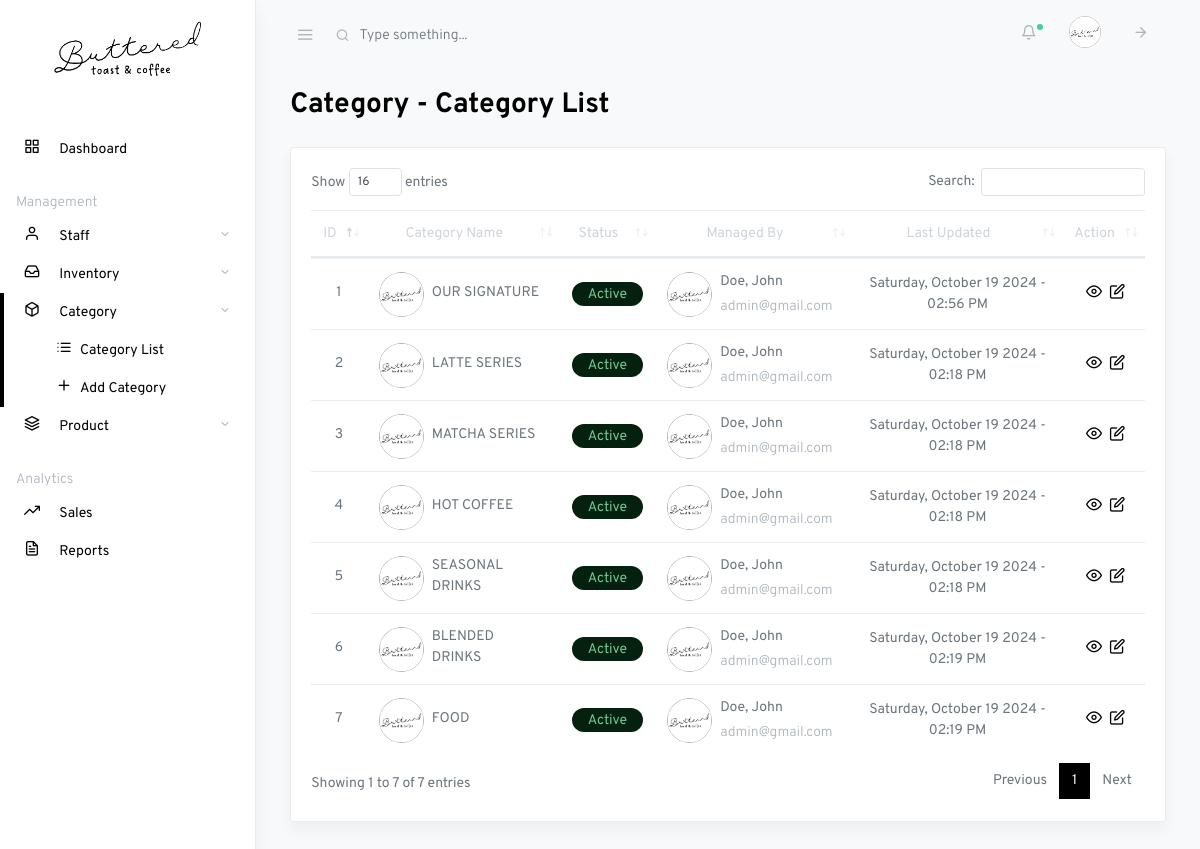
Page /owner-category-list.php (signed in) on the committed database.
### tables this page shows
CREATE TABLE `owner` (
  `owner_id` int(11) NOT NULL,
  `username` varchar(50) NOT NULL,
  `password` varchar(255) NOT NULL,
  `email` text NOT NULL,
  `firstname` text NOT NULL,
  `lastname` text NOT NULL,
  `contact_number` text NOT NULL,
  `photo` text NOT NULL,
  `account_created` timestamp(6) NOT NULL DEFAULT current_timestamp(6) ON UPDATE current_timestamp(6)
);

CREATE TABLE `category` (
  `category_id` int(11) NOT NULL,
  `owner_id` int(11) NOT NULL,
  `category_name` text NOT NULL,
  `status` int(1) NOT NULL,
  `photo` text NOT NULL,
  `last_updated` timestamp(6) NOT NULL DEFAULT current_timestamp(6) ON UPDATE current_timestamp(6)
);

### owner-category-list.php (the view, shortened to what this page needs)
<?php
$active_page = "category";
?>
<!DOCTYPE html>
<html lang="en">
<head>
    <?php include 'partials/header.php'; ?>
    <link rel="stylesheet" href="css/dataTables.bootstrap4.css">
</head>
<body class="vertical  light">
    <div class="wrapper">
        <?php include 'partials/owner-navbar.php'; ?>
        <main role="main" class="main-content">
            <div class="container-fluid">
                <div class="row justify-content-center">
                    <div class="col-12">
                        <h2 class="page-title">Category - Category List</h2>
                        <div class="row my-4">
                            <div class="col-md-12">
                                <div class="card shadow">
                                    <div class="card-body">
                                        <table class="table datatables" id="dataTable-1">
                                            <thead>
                                                <tr class="text-center">
                                                    <th>ID</th>
                                                    <th>Category Name</th>
                                                    <th>Status</th>
                                                    <th>Managed By</th>
                                                    <th>Last Updated</th>
                                                    <th>Action</th>
                                                </tr>
                                            </thead>
                                            <tbody>
                                                <?php
                                                $sql1 = "SELECT * FROM category";
                                                $r = mysqli_query($link, $sql1);
                                                if ($r->num_rows > 0) {
                                                    while ($row1 = mysqli_fetch_assoc($r)) {
                                                        $owner_id = $row1['owner_id'];
                                                        $sql3 = "SELECT * FROM owner WHERE owner_id = $owner_id";
                                                        $result3 = mysqli_query($link, $sql3);
                                                        $row3 = mysqli_fetch_assoc($result3);
                                                        ?>
                                                        <tr class="text-center">
                                                            <td>
                                                                <p class="fw-normal mb-1">
                                                                    <?php echo $row1['category_id']; ?>
                                                                </p>
                                                            </td>
                                                            <td>
                                                                <div class="d-flex align-items-center">
                                                                    <img src="storage/category/<?php if ($row1["photo"] != "") {
                                                                        echo $row1["photo"];
                                                                    } else {
                                                                        echo 'default_image.png';
                                                                    } ?>" alt="" style="width: 45px; height: 45px"
                                                                        class="rounded-circle" />
                                                                    <div class="ms-3 text-left mx-2">
                                                                        <p class="fw-bold mb-1">
                                                                            <?php echo $row1['category_name']; ?>
                                                                        </p>
                                                                    </div>
                                                                </div>
                                                            </td>
                                                            <td>
                                                                <?php if ($row1['status'] == 0) {
                                                                    echo '<span class="badge badge-success rounded-pill d-inline px-3">Active</span>';
                                                                } elseif ($row1['status'] == 1) {
                                                                    echo '<span class="badge badge-danger rounded-pill d-inline px-3">Inactive</span>';
                                                                } ?>
                                                            </td>
                                                            <td>
                                                                <div class="d-flex align-items-center">
                                                                    <img src="storage/profile/<?php if ($row3["photo"] != "") {
                                                                        echo $row3["photo"];
                                                                    } else {
                                                                        echo 'default_image.png';
                                                                    } ?>" alt="" style="width: 45px; height: 45px"
                                                                        class="rounded-circle" />
                                                                    <div class="ms-3 text-left mx-2">
                                                                        <p class="fw-bold mb-1">
                                                                            <?php echo $row3['lastname']; ?>,
                                                                            <?php echo $row3['firstname']; ?>
                                                                        </p>
                                                                        <p class="text-muted mb-0"><?php echo $row3['email']; ?>
                                                                        </p>
                                                                    </div>
                                                                </div>
                                                            </td>
                                                            <td>
                                                                <?php $formattedDate = date("l, F j Y - h:i A", strtotime($row1["last_updated"]));
                                                                echo $formattedDate; ?>
                                                            </td>
                                                            <td>
                                                                <div class="d-inline">
                                                                    <a class="ml-1 action-icon" href="#" data-toggle="modal"
                                                                        type="button"
                                                                        data-target="#view-category-<?php echo $row1['category_id'] ?>">
                                                                        <i class="fe fe-eye fe-16"></i>
                                                                    </a>
                                                                    <a class="ml-1 action-icon" href="#" data-toggle="modal"
                                                                        type="button"
                                                                        data-target="#edit-category-<?php echo $row1['category_id'] ?>">
                                                                        <i class="fe fe-edit fe-16"></i>
                                                                    </a>
                                                                </div>
                                                            </td>
                                                        </tr>
                                                        <?php
                                                    }
                                                }
                                                ?>
                                            </tbody>
                                        </table>
                                    </div>
                                </div>
                            </div>
                        </div>
                    </div>
                </div>
            </div>
        </main>
    </div>
</body>
</html>

### partials/owner-navbar.php (shortened to what this page needs)
<?php
require_once "config.php";
$sql = "SELECT * FROM owner WHERE owner_id = '".$_SESSION['id']."'";
$result = mysqli_query($link, $sql);
$row = mysqli_fetch_assoc($result);
?>
<nav class="topnav navbar navbar-light">
    <button type="button" class="navbar-toggler text-muted mt-2 p-0 mr-3 collapseSidebar">
        <i class="fe fe-menu navbar-toggler-icon"></i>
    </button>
    <form class="form-inline mr-auto searchform text-muted">
        <input class="form-control mr-sm-2 bg-transparent border-0 pl-4 text-muted" type="search"
            placeholder="Type something..." aria-label="Search">
    </form>
    <ul class="nav">
        <li class="nav-item nav-notif">
            <a class="nav-link text-muted my-2" href="./#" data-toggle="modal" data-target=".modal-notif">
                <span class="fe fe-bell fe-16"></span>
                <span class="dot dot-md bg-success"></span>
            </a>
        </li>
        <li class="nav-item">
            <a class="nav-link text-muted" href="./#">
                <span class="avatar avatar-sm">
                    <img src="storage/profile/<?php if ($row["photo"] != "" ) { echo $row["photo"]; } else { echo 'default_image.png'; } ?>" alt="..." class="avatar-img rounded-circle">
                </span>
            </a>
        </li>
        <li class="nav-item">
            <a class="nav-link text-muted my-2" href="#" data-toggle="modal" data-target="#defaultModal">
                <i class="fe fe-arrow-right fe-16"></i>
            </a>
        </li>
    </ul>
</nav>
<aside class="sidebar-left border-right bg-white shadow" id="leftSidebar" data-simplebar>
    <nav class="vertnav navbar navbar-light">
        <div class="w-100 mb-4 d-flex">
            <a class="navbar-brand mx-auto mt-2 flex-fill text-center" href="./index.html">
                <div class="text-center mb-4">
                    <img src="assets/images/logo.png" alt="" width="150">
                </div>
            </a>
        </div>
        <ul class="navbar-nav flex-fill w-100 mb-2">
            <li class="nav-item w-100 <?php if ($active_page == "dashboard") { echo "active"; } ?>">
                <a class="nav-link" href="owner-dashboard">
                    <i class="fe fe-grid fe-16"></i>
                    <span class="ml-3 item-text">Dashboard</span>
                </a>
            </li>
        </ul>
        <p class="text-muted nav-heading mt-3 mb-1">
            <span>Management</span>
        </p>
        <ul class="navbar-nav flex-fill w-100 mb-2">
            <li class="nav-item <?php if ($active_page == "staff") { echo "active"; } ?> dropdown">
                <a href="#owner-staff" data-toggle="collapse" aria-expanded="false" class="dropdown-toggle nav-link">
                    <i class="fe fe-user fe-16"></i>
                    <span class="ml-3 item-text">Staff</span>
                </a>
            </li>
            <li class="nav-item <?php if ($active_page == "inventory") { echo "active"; } ?> dropdown">
                <a href="#owner-inventory" data-toggle="collapse" aria-expanded="false"
                    class="dropdown-toggle nav-link">
                    <i class="fe fe-inbox fe-16"></i>
                    <span class="ml-3 item-text">Inventory</span>
                </a>
            </li>
            <li class="nav-item <?php if ($active_page == "category") { echo "active"; } ?> dropdown">
                <a href="#owner-category" data-toggle="collapse" aria-expanded="false" class="dropdown-toggle nav-link">
                    <i class="fe fe-box fe-16"></i>
                    <span class="ml-3 item-text">Category</span>
                </a>
                <ul class="collapse list-unstyled pl-4 w-100 <?php if ($active_page == "category") { echo "show"; } ?>" id="owner-category">
                    <li class="nav-item">
                        <a class="nav-link pl-3" href="owner-category-list">
                            <i class="fe fe-list fe-16"></i><span class="ml-2 item-text">Category List</span>
                        </a>
                    </li>
                    <li class="nav-item">
                        <a class="nav-link pl-3" href="owner-create-category">
                            <i class="fe fe-plus fe-16"></i><span class="ml-2 item-text">Add
                                Category</span></a>
                    </li>
                </ul>
            </li>
            <li class="nav-item <?php if ($active_page == "product") { echo "active"; } ?> dropdown">
                <a href="#owner-product" data-toggle="collapse" aria-expanded="false" class="dropdown-toggle nav-link">
                    <i class="fe fe-layers fe-16"></i>
                    <span class="ml-3 item-text">Product</span>
                </a>
            </li>
        </ul>
        <p class="text-muted nav-heading mt-3 mb-1">
            <span>Analytics</span>
        </p>
        <ul class="navbar-nav flex-fill w-100 mb-2">
            <li class="nav-item w-100 <?php if ($active_page == "sales") { echo "active"; } ?>">
                <a class="nav-link" href="owner-sales">
                    <i class="fe fe-trending-up fe-16"></i>
                    <span class="ml-3 item-text">Sales</span>
                </a>
            </li>
            <li class="nav-item w-100 <?php if ($active_page == "reports") { echo "active"; } ?>">
                <a class="nav-link" href="owner-reports">
                    <i class="fe fe-file-text fe-16"></i>
                    <span class="ml-3 item-text">Reports</span>
                </a>
            </li>
        </ul>
    </nav>
</aside>

### css/simplebar.css (style rules this page uses)
[data-simplebar] { position: relative; flex-direction: column; flex-wrap: wrap; justify-content: flex-start; align-content: flex-start; align-items: flex-start; }

### css/feather.css (style rules this page uses)
.fe { font-family: "feather" !important; speak: none; font-style: normal; font-weight: normal; font-variant: normal; text-transform: none; line-height: 1; -webkit-font-smoothing: antialiased; -moz-osx-font-smoothing: grayscale; }
.fe-16 { font-size: 16px; }
.fe-arrow-right:before { content: ""; }
.fe-bell:before { content: ""; }
.fe-box:before { content: ""; }
.fe-edit:before { content: ""; }
.fe-eye:before { content: ""; }
.fe-file-text:before { content: ""; }
.fe-grid:before { content: ""; }
.fe-inbox:before { content: ""; }
.fe-layers:before { content: ""; }
.fe-list:before { content: ""; }
.fe-menu:before { content: ""; }
.fe-plus:before { content: ""; }
.fe-trending-up:before { content: ""; }
.fe-user:before { content: ""; }

### partials/header.php (style rules this page uses)
.navbar-light .navbar-nav .nav-link { color: #000 !important; }
.badge { font-size: 14px; }
.badge-success { color: #72C894; background-color: #04210F; }
.action-icon { color: #000; }
.page-title, .card-title { color: #000; }

### rows in the picture
owner: photo (picture)
category: category_id "1", photo (placeholder picture), category_name "OUR SIGNATURE", status "Active", owner.photo (picture), owner.lastname "Doe", owner.firstname "John", owner.email "admin@gmail.com", last_updated "Saturday, October 19 2024 - 02:56 PM"
category: category_id "2", photo (placeholder picture), category_name "LATTE SERIES", status "Active", owner.photo (picture), owner.lastname "Doe", owner.firstname "John", owner.email "admin@gmail.com", last_updated "Saturday, October 19 2024 - 02:18 PM"
category: category_id "3", photo (placeholder picture), category_name "MATCHA SERIES", status "Active", owner.photo (picture), owner.lastname "Doe", owner.firstname "John", owner.email "admin@gmail.com", last_updated "Saturday, October 19 2024 - 02:18 PM"
category: category_id "4", photo (placeholder picture), category_name "HOT COFFEE", status "Active", owner.photo (picture), owner.lastname "Doe", owner.firstname "John", owner.email "admin@gmail.com", last_updated "Saturday, October 19 2024 - 02:18 PM"
category: category_id "5", photo (placeholder picture), category_name "SEASONAL DRINKS", status "Active", owner.photo (picture), owner.lastname "Doe", owner.firstname "John", owner.email "admin@gmail.com", last_updated "Saturday, October 19 2024 - 02:18 PM"
category: category_id "6", photo (placeholder picture), category_name "BLENDED DRINKS", status "Active", owner.photo (picture), owner.lastname "Doe", owner.firstname "John", owner.email "admin@gmail.com", last_updated "Saturday, October 19 2024 - 02:19 PM"
category: category_id "7", photo (placeholder picture), category_name "FOOD", status "Active", owner.photo (picture), owner.lastname "Doe", owner.firstname "John", owner.email "admin@gmail.com", last_updated "Saturday, October 19 2024 - 02:19 PM"
